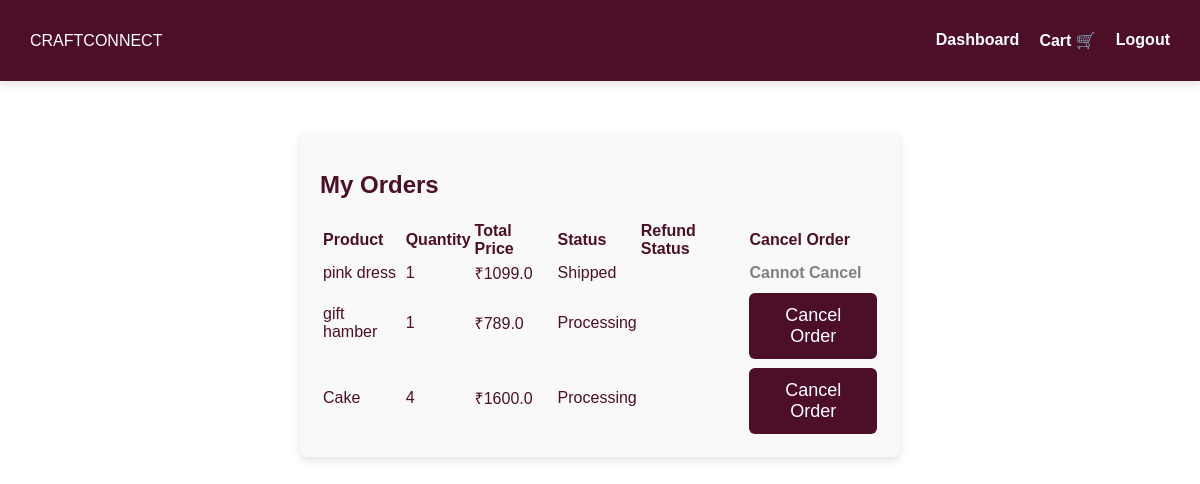
The page /orders (signed in) on the database its author committed.
### tables this page shows
CREATE TABLE orders (
            id INTEGER PRIMARY KEY AUTOINCREMENT,
            user_id INTEGER NOT NULL,
            product_id INTEGER NOT NULL,
            quantity INTEGER NOT NULL,
            total_price REAL NOT NULL,
            status TEXT DEFAULT 'Processing',
            order_date TIMESTAMP DEFAULT CURRENT_TIMESTAMP, payment_status TEXT NOT NULL DEFAULT 'COD', address TEXT, phone TEXT, email TEXT, manufacturer_id INTEGER, confirmation_pending INTEGER DEFAULT 0, product_image TEXT, size TEXT, category text,
            FOREIGN KEY (user_id) REFERENCES users (id),
            FOREIGN KEY (product_id) REFERENCES products (id)
        );

CREATE TABLE products (
            id INTEGER PRIMARY KEY AUTOINCREMENT,
            name TEXT NOT NULL,
            description TEXT NOT NULL,
            price REAL NOT NULL,
            image TEXT NOT NULL,
            manufacturer_id INTEGER, approved INTEGER DEFAULT 0, category TEXT, stock_limit INTEGER DEFAULT NULL, size_chart TEXT,
            FOREIGN KEY (manufacturer_id) REFERENCES users (id)
        );

### app.py (the view)
@app.route('/orders')
def orders():
    if "user_id" not in session:
        return redirect(url_for("login"))
    user_id = session["user_id"]
    conn = sqlite3.connect("craftconnect.db")
    cursor = conn.cursor()
    cursor.execute("""
        SELECT orders.id, products.name, orders.quantity, orders.total_price, orders.status, orders.order_date
        FROM orders
        JOIN products ON orders.product_id = products.id
        WHERE orders.user_id=?
        ORDER BY orders.order_date DESC
    """, (user_id,))
    orders = cursor.fetchall()
    conn.close()
    return render_template("orders.html", orders=orders)

### templates/orders.html (shortened to what this page needs)
<!DOCTYPE html>
<html lang="en">
<head>
    <link rel="stylesheet" href="{{ url_for('static', filename='css/styles.css') }}">
</head>
<body>
    <nav class="navbar">
        <div class="logo">CRAFTCONNECT</div>
        <ul class="nav-links">
            <li><a href="{{ url_for('customer_dashboard') }}">Dashboard</a></li>
            <li><a href="{{ url_for('cart') }}">Cart 🛒</a></li>
            <li><a href="{{ url_for('logout') }}">Logout</a></li>
        </ul>
    </nav>
    <section class="order-container">
        <h2>My Orders</h2>
        {% if orders %}
            <table class="order-table">
                <tr>
                    <th>Product</th>
                    <th>Quantity</th>
                    <th>Total Price</th>
                    <th>Status</th>
                    <th>Refund Status</th>
                    <th>Cancel Order</th>
                </tr>
                {% for order in orders %}
                <tr>
                    <td>{{ order[1] }}</td>
                    <td>{{ order[2] }}</td>
                    <td>₹{{ order[3] }}</td>
                    <td>{{ order[4] }}</td>
                    <td>{{ order[6] }}</td>
                    <td>
                        {% if order[4] == "Processing" %}
                            <form action="{{ url_for('cancel_order', order_id=order[0]) }}" method="POST">
                                <button type="submit" class="cancel-btn">Cancel Order</button>
                            </form>
                        {% else %}
                            <span class="status-disabled">Cannot Cancel</span>
                        {% endif %}
                    </td>
                </tr>
                {% endfor %}
            </table>
        {% else %}
            <p>No orders found.</p>
        {% endif %}
    </section>
</body>
</html>

### static/css/styles.css (style rules this page uses)
body { margin: 0; padding: 0; overflow-x: hidden; font-family: Arial, sans-serif; background: white; color: #4D0F28; min-height: 100vh; box-sizing: border-box; width:100%; max-width: 100%; }
.navbar { display: flex; justify-content: space-between; align-items: center; padding: 15px 30px; background: #4D0F28; color: white; box-shadow: 0px 4px 8px rgba(0, 0, 0, 0.1); max-width: 100%; flex-wrap: wrap; }
.nav-links { list-style: none; display: flex; gap: 20px; }
.nav-links a { text-decoration: none; color: white; font-size: 16px; font-weight: bold; transition: color 0.3s ease; }
* { outline: none; box-sizing: border-box; max-width: 100vw; }
.cancel-btn { background-color: red; color: white; padding: 8px 12px; border: none; cursor: pointer; border-radius: 5px; font-size: 14px; transition: 0.3s ease; }
.status-disabled { color: gray; font-weight: bold; }
input, button { width: 100%; padding: 10px; margin-top: 5px; }
.order-container { max-width: 600px; margin: 50px auto; padding: 20px; background-color: #f9f9f9; border-radius: 8px; box-shadow: 0 4px 8px rgba(0, 0, 0, 0.1); text-align: left; }
.order-container button { width: 100%; padding: 12px; background: #4D0F28; color: white; border: none; border-radius: 6px; font-size: 18px; cursor: pointer; transition: background 0.3s ease; }

### rows shown on the page
orders: name "pink dress", quantity "1", total_price "1099.0", status "Shipped", shows "Cannot Cancel"
orders: name "gift hamber", quantity "1", total_price "789.0", status "Processing"
orders: name "Cake", quantity "4", total_price "1600.0", status "Processing"
